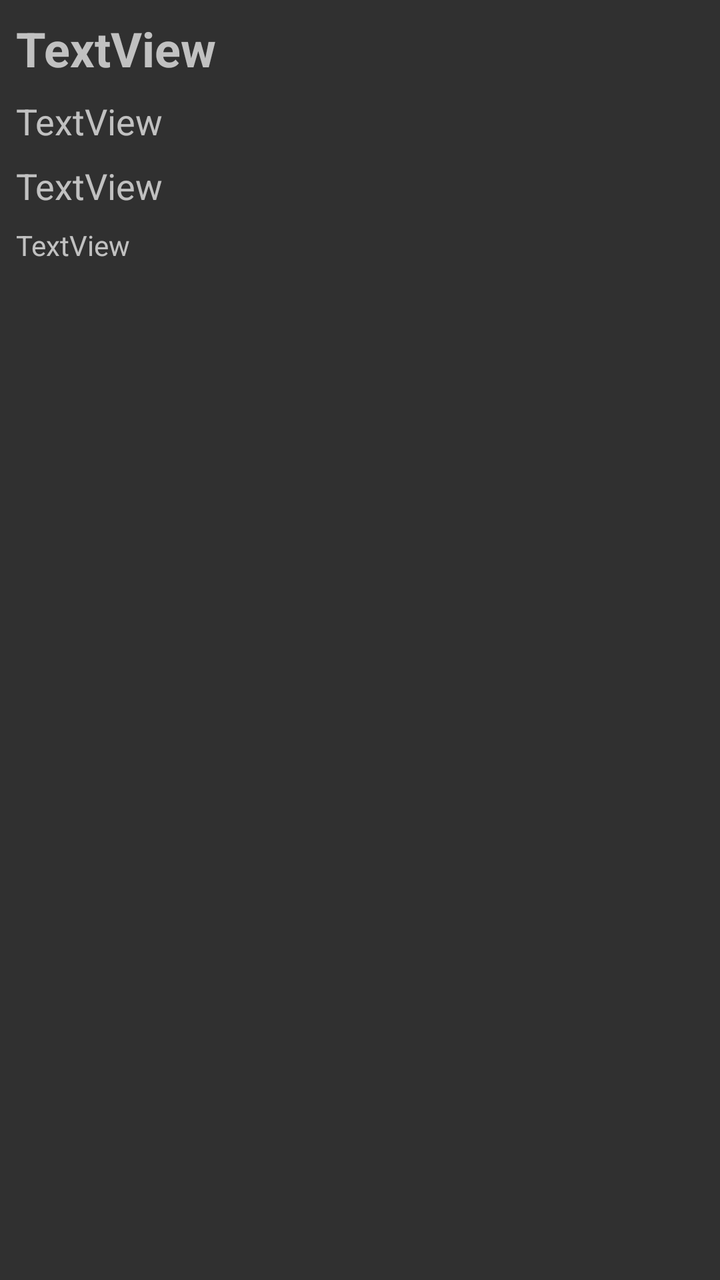
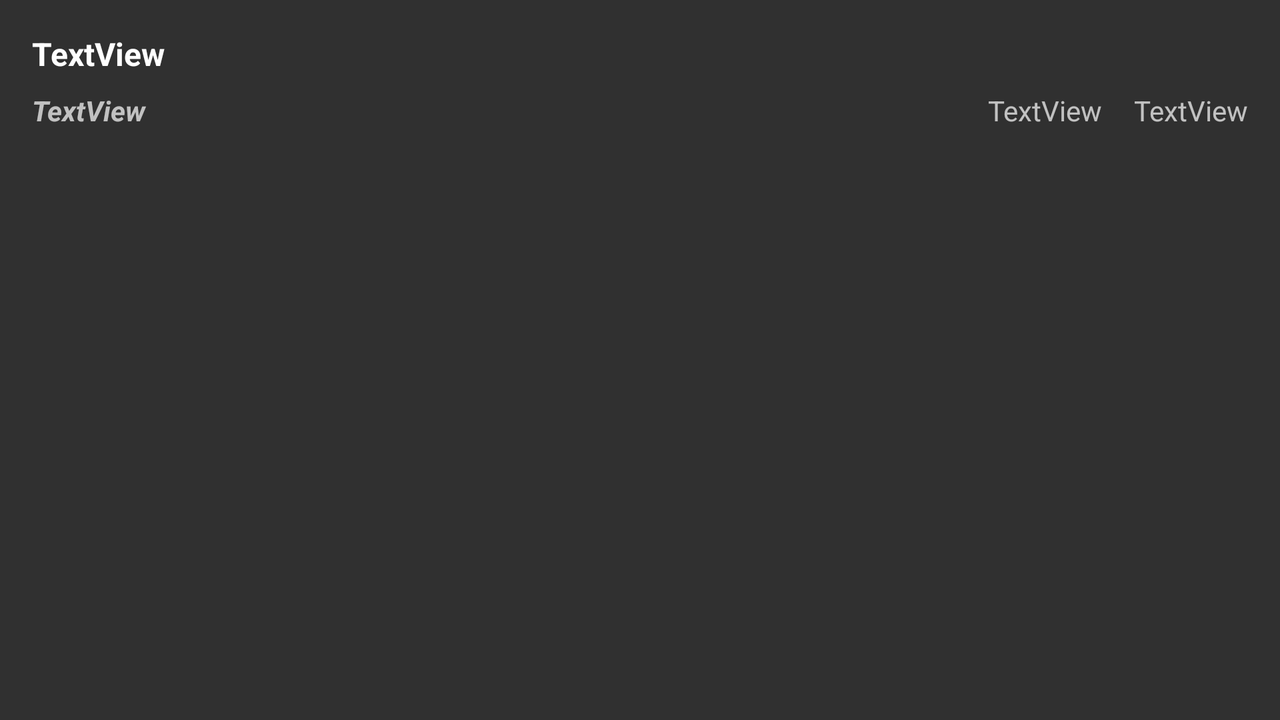

One screen, two layout resources from the same app: the default and the author's alternative for another configuration. Each is rendered where Android would select it; the XML of both is given below.
<!-- AndroidManifest.xml: activity theme AppTheme.NoActionBar -->
<!-- res/layout/fragment_details.xml -->
<?xml version="1.0" encoding="utf-8"?>
<android.support.constraint.ConstraintLayout xmlns:android="http://schemas.android.com/apk/res/android"
    xmlns:app="http://schemas.android.com/apk/res-auto"
    xmlns:tools="http://schemas.android.com/tools"
    android:id="@+id/content_details"
    android:layout_width="match_parent"
    android:layout_height="match_parent"
    tools:context="com.example.a46990527d.ofertaajuntamentbcn.DetailsActivityFragment"
    tools:showIn="@layout/activity_details">


    <TextView
        android:text="TextView"
        android:layout_width="0dp"
        android:layout_height="wrap_content"
        android:id="@+id/tvTitle"
        tools:layout_constraintTop_creator="1"
        tools:layout_constraintLeft_creator="1"
        app:layout_constraintLeft_toLeftOf="parent"
        app:layout_constraintTop_toTopOf="parent"
        android:layout_marginEnd="16dp"
        app:layout_constraintRight_toRightOf="parent"
        android:layout_marginRight="16dp"
        android:layout_marginTop="8dp"
        android:layout_marginStart="8dp"
        android:layout_marginLeft="8dp"
        android:textSize="24sp"
        android:textStyle="normal|bold"
        app:layout_constraintHorizontal_bias="0.33" />

    <TextView
        android:text="TextView"
        android:layout_width="0dp"
        android:layout_height="wrap_content"
        android:id="@+id/tvDates"
        android:layout_marginStart="8dp"
        tools:layout_constraintLeft_creator="1"
        app:layout_constraintLeft_toLeftOf="parent"
        android:layout_marginLeft="8dp"
        android:layout_marginEnd="16dp"
        app:layout_constraintRight_toRightOf="parent"
        android:layout_marginRight="16dp"
        android:textSize="18sp"
        android:layout_marginTop="8dp"
        app:layout_constraintTop_toBottomOf="@+id/tvSubtitle" />

    <TextView
        android:text="TextView"
        android:layout_width="0dp"
        android:layout_height="wrap_content"
        android:id="@+id/tvSubtitle"
        android:layout_marginStart="8dp"
        tools:layout_constraintLeft_creator="1"
        app:layout_constraintLeft_toLeftOf="parent"
        android:layout_marginLeft="8dp"
        android:layout_marginEnd="16dp"
        app:layout_constraintRight_toRightOf="parent"
        android:layout_marginRight="16dp"
        android:textSize="18sp"
        app:layout_constraintHorizontal_bias="0.33"
        android:layout_marginTop="8dp"
        app:layout_constraintTop_toBottomOf="@+id/tvTitle" />

    <TextView
        android:text="TextView"
        android:layout_width="0dp"
        android:layout_height="wrap_content"

        android:id="@+id/tvEstat"
        android:layout_marginEnd="16dp"
        app:layout_constraintRight_toRightOf="parent"
        android:layout_marginRight="16dp"
        android:layout_marginStart="8dp"
        app:layout_constraintLeft_toLeftOf="parent"
        android:layout_marginLeft="8dp"
        app:layout_constraintHorizontal_bias="0.37"
        android:layout_marginTop="8dp"
        app:layout_constraintTop_toBottomOf="@+id/tvDates" />

    <ExpandableListView
        android:layout_height="365dp"
        tools:layout_editor_absoluteX="8dp"
        android:layout_width="368dp"
        android:id="@+id/lvExp"
        android:layout_marginTop="8dp"
        app:layout_constraintTop_toBottomOf="@+id/tvEstat" />
</android.support.constraint.ConstraintLayout>
<!-- res/layout/activity_details.xml (included above) -->
<?xml version="1.0" encoding="utf-8"?>
<android.support.design.widget.CoordinatorLayout xmlns:android="http://schemas.android.com/apk/res/android"
    xmlns:app="http://schemas.android.com/apk/res-auto"
    xmlns:tools="http://schemas.android.com/tools"
    android:layout_width="match_parent"
    android:layout_height="match_parent"
    android:fitsSystemWindows="true"
    tools:context="com.example.a46990527d.ofertaajuntamentbcn.DetailsActivity">

    <android.support.design.widget.AppBarLayout
        android:layout_width="match_parent"
        android:layout_height="wrap_content"
        android:theme="@style/AppTheme.AppBarOverlay">

        <android.support.v7.widget.Toolbar
            android:id="@+id/toolbar"
            android:layout_width="match_parent"
            android:layout_height="?attr/actionBarSize"
            android:background="?attr/colorPrimary"
            app:popupTheme="@style/AppTheme.PopupOverlay" />

    </android.support.design.widget.AppBarLayout>

    <include layout="@layout/content_details" />

    <android.support.design.widget.FloatingActionButton
        android:id="@+id/fab"
        android:layout_width="wrap_content"
        android:layout_height="wrap_content"
        android:layout_gravity="bottom|end"
        android:layout_margin="@dimen/fab_margin"
        app:srcCompat="@android:drawable/star_big_off" />

</android.support.design.widget.CoordinatorLayout>
<!-- res/layout/content_details.xml (included above) -->
<fragment xmlns:android="http://schemas.android.com/apk/res/android"
    xmlns:app="http://schemas.android.com/apk/res-auto"
    xmlns:tools="http://schemas.android.com/tools"
    android:id="@+id/fragment"
    android:name="com.example.a46990527d.ofertaajuntamentbcn.DetailsActivityFragment"
    android:layout_width="match_parent"
    android:layout_height="match_parent"
    app:layout_behavior="@string/appbar_scrolling_view_behavior"
    tools:layout="@layout/fragment_details" />
<!-- resources referenced by this layout -->
<resources>
  <style name="AppTheme.AppBarOverlay" parent="ThemeOverlay.AppCompat.Dark.ActionBar" />
  <style name="AppTheme.PopupOverlay" parent="ThemeOverlay.AppCompat.Light" />
  <style name="AppTheme.NoActionBar">
          <item name="windowActionBar">false</item>
          <item name="windowNoTitle">true</item>
      </style>
</resources>
<!-- res/layout-land/fragment_details.xml (the author's variant of the layout above) -->
<!-- drawn on the phone turned sideways -->
<?xml version="1.0" encoding="utf-8"?>
<android.support.constraint.ConstraintLayout xmlns:android="http://schemas.android.com/apk/res/android"
    xmlns:app="http://schemas.android.com/apk/res-auto"
    xmlns:tools="http://schemas.android.com/tools"
    android:id="@+id/content_details"
    android:layout_width="match_parent"
    android:layout_height="match_parent"
    tools:context="com.example.a46990527d.ofertaajuntamentbcn.DetailsActivityFragment"
    tools:showIn="@layout/activity_details">


    <TextView
        android:text="TextView"
        android:layout_width="576dp"
        android:layout_height="wrap_content"
        android:id="@+id/tvTitle"
        android:textSize="16sp"
        android:textStyle="normal|bold"
        android:textColor="@android:color/white"
        android:layout_marginTop="16dp"
        app:layout_constraintTop_toTopOf="parent"
        android:layout_marginStart="16dp"
        app:layout_constraintLeft_toLeftOf="parent"
        android:layout_marginLeft="16dp" />

    <TextView
        android:text="TextView"
        android:layout_width="wrap_content"
        android:layout_height="wrap_content"
        android:id="@+id/tvDates"
        android:textSize="14sp"
        app:layout_constraintRight_toLeftOf="@+id/tvPlaces"
        android:layout_marginEnd="16dp"
        android:layout_marginRight="16dp"
        app:layout_constraintTop_toBottomOf="@+id/tvTitle"
        android:layout_marginTop="8dp" />

    <TextView
        android:text="TextView"
        android:layout_width="0dp"
        android:layout_height="wrap_content"
        android:id="@+id/tvSubtitle"
        android:textSize="14sp"
        android:textStyle="bold|italic"
        android:layout_marginEnd="8dp"
        android:layout_marginRight="8dp"
        app:layout_constraintTop_toBottomOf="@+id/tvTitle"
        android:layout_marginTop="8dp"
        android:layout_marginStart="16dp"
        app:layout_constraintLeft_toLeftOf="parent"
        android:layout_marginLeft="16dp"
        app:layout_constraintRight_toLeftOf="@+id/guideline" />

    <TextView
        android:text="TextView"
        android:layout_width="wrap_content"
        android:layout_height="wrap_content"

        android:id="@+id/tvPlaces"
        android:layout_marginEnd="16dp"
        app:layout_constraintRight_toRightOf="parent"
        android:layout_marginRight="16dp"
        android:layout_marginTop="8dp"
        app:layout_constraintTop_toBottomOf="@+id/tvTitle" />

    <ExpandableListView
        android:layout_width="0dp"
        android:id="@+id/lvExp"
        android:scrollbarAlwaysDrawVerticalTrack="false"
        android:layout_height="0dp"
        android:nestedScrollingEnabled="true"
        app:layout_constraintTop_toBottomOf="@+id/tvSubtitle"
        android:layout_marginTop="16dp"
        android:footerDividersEnabled="true"
        android:divider="@android:drawable/bottom_bar"
        android:dividerHeight="2dp"
        android:headerDividersEnabled="false"
        app:layout_constraintRight_toRightOf="parent"
        app:layout_constraintLeft_toLeftOf="parent"
        app:layout_constraintBottom_toBottomOf="parent"
        android:layout_marginBottom="16dp" />

    <android.support.constraint.Guideline
        android:layout_width="wrap_content"
        android:layout_height="wrap_content"
        android:id="@+id/guideline"
        app:layout_constraintGuide_begin="290dp"
        android:orientation="vertical"
        tools:layout_editor_absoluteY="0dp"
        tools:layout_editor_absoluteX="290dp" />


</android.support.constraint.ConstraintLayout>
<!-- res/layout/fragment_details.xml (included above) -->
<?xml version="1.0" encoding="utf-8"?>
<android.support.constraint.ConstraintLayout xmlns:android="http://schemas.android.com/apk/res/android"
    xmlns:app="http://schemas.android.com/apk/res-auto"
    xmlns:tools="http://schemas.android.com/tools"
    android:id="@+id/content_details"
    android:layout_width="match_parent"
    android:layout_height="match_parent"
    tools:context="com.example.a46990527d.ofertaajuntamentbcn.DetailsActivityFragment"
    tools:showIn="@layout/activity_details">


    <TextView
        android:text="TextView"
        android:layout_width="0dp"
        android:layout_height="wrap_content"
        android:id="@+id/tvTitle"
        tools:layout_constraintTop_creator="1"
        tools:layout_constraintLeft_creator="1"
        app:layout_constraintLeft_toLeftOf="parent"
        app:layout_constraintTop_toTopOf="parent"
        android:layout_marginEnd="16dp"
        app:layout_constraintRight_toRightOf="parent"
        android:layout_marginRight="16dp"
        android:layout_marginTop="8dp"
        android:layout_marginStart="8dp"
        android:layout_marginLeft="8dp"
        android:textSize="24sp"
        android:textStyle="normal|bold"
        app:layout_constraintHorizontal_bias="0.33" />

    <TextView
        android:text="TextView"
        android:layout_width="0dp"
        android:layout_height="wrap_content"
        android:id="@+id/tvDates"
        android:layout_marginStart="8dp"
        tools:layout_constraintLeft_creator="1"
        app:layout_constraintLeft_toLeftOf="parent"
        android:layout_marginLeft="8dp"
        android:layout_marginEnd="16dp"
        app:layout_constraintRight_toRightOf="parent"
        android:layout_marginRight="16dp"
        android:textSize="18sp"
        android:layout_marginTop="8dp"
        app:layout_constraintTop_toBottomOf="@+id/tvSubtitle" />

    <TextView
        android:text="TextView"
        android:layout_width="0dp"
        android:layout_height="wrap_content"
        android:id="@+id/tvSubtitle"
        android:layout_marginStart="8dp"
        tools:layout_constraintLeft_creator="1"
        app:layout_constraintLeft_toLeftOf="parent"
        android:layout_marginLeft="8dp"
        android:layout_marginEnd="16dp"
        app:layout_constraintRight_toRightOf="parent"
        android:layout_marginRight="16dp"
        android:textSize="18sp"
        app:layout_constraintHorizontal_bias="0.33"
        android:layout_marginTop="8dp"
        app:layout_constraintTop_toBottomOf="@+id/tvTitle" />

    <TextView
        android:text="TextView"
        android:layout_width="0dp"
        android:layout_height="wrap_content"

        android:id="@+id/tvEstat"
        android:layout_marginEnd="16dp"
        app:layout_constraintRight_toRightOf="parent"
        android:layout_marginRight="16dp"
        android:layout_marginStart="8dp"
        app:layout_constraintLeft_toLeftOf="parent"
        android:layout_marginLeft="8dp"
        app:layout_constraintHorizontal_bias="0.37"
        android:layout_marginTop="8dp"
        app:layout_constraintTop_toBottomOf="@+id/tvDates" />

    <ExpandableListView
        android:layout_height="365dp"
        tools:layout_editor_absoluteX="8dp"
        android:layout_width="368dp"
        android:id="@+id/lvExp"
        android:layout_marginTop="8dp"
        app:layout_constraintTop_toBottomOf="@+id/tvEstat" />
</android.support.constraint.ConstraintLayout>
